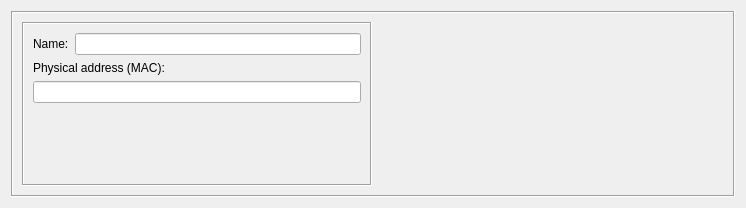
<?xml version="1.0" encoding="UTF-8"?>
<ui version="4.0">
 <class>PhysAddressDialog_q</class>
 <widget class="QWidget" name="PhysAddressDialog_q">
  <property name="enabled">
   <bool>true</bool>
  </property>
  <property name="geometry">
   <rect>
    <x>0</x>
    <y>0</y>
    <width>746</width>
    <height>208</height>
   </rect>
  </property>
  <property name="windowTitle">
   <string>physAddress</string>
  </property>
  <layout class="QGridLayout" name="gridLayout">
   <item row="0" column="0">
    <widget class="QFrame" name="frame7">
     <property name="frameShape">
      <enum>QFrame::Shape::Box</enum>
     </property>
     <property name="frameShadow">
      <enum>QFrame::Shadow::Sunken</enum>
     </property>
     <layout class="QGridLayout">
      <item row="0" column="0" rowspan="2">
       <widget class="QFrame" name="frame46">
        <property name="sizePolicy">
         <sizepolicy hsizetype="Fixed" vsizetype="Preferred">
          <horstretch>0</horstretch>
          <verstretch>0</verstretch>
         </sizepolicy>
        </property>
        <property name="minimumSize">
         <size>
          <width>350</width>
          <height>0</height>
         </size>
        </property>
        <property name="maximumSize">
         <size>
          <width>350</width>
          <height>16777215</height>
         </size>
        </property>
        <property name="frameShape">
         <enum>QFrame::Shape::Box</enum>
        </property>
        <property name="frameShadow">
         <enum>QFrame::Shadow::Sunken</enum>
        </property>
        <layout class="QGridLayout" name="gridLayout_2">
         <item row="0" column="0">
          <widget class="QLabel" name="textLabel1">
           <property name="text">
            <string>Name:</string>
           </property>
           <property name="wordWrap">
            <bool>false</bool>
           </property>
          </widget>
         </item>
         <item row="0" column="1">
          <widget class="QLineEdit" name="obj_name">
           <property name="sizePolicy">
            <sizepolicy hsizetype="Preferred" vsizetype="Fixed">
             <horstretch>200</horstretch>
             <verstretch>0</verstretch>
            </sizepolicy>
           </property>
           <property name="minimumSize">
            <size>
             <width>0</width>
             <height>0</height>
            </size>
           </property>
          </widget>
         </item>
         <item row="1" column="0" colspan="2">
          <widget class="QLabel" name="textLabel2_2">
           <property name="text">
            <string>Physical address (MAC):</string>
           </property>
           <property name="wordWrap">
            <bool>false</bool>
           </property>
          </widget>
         </item>
         <item row="2" column="0" colspan="2">
          <widget class="QLineEdit" name="pAddress">
           <property name="sizePolicy">
            <sizepolicy hsizetype="Preferred" vsizetype="Fixed">
             <horstretch>0</horstretch>
             <verstretch>0</verstretch>
            </sizepolicy>
           </property>
          </widget>
         </item>
         <item row="3" column="1">
          <spacer name="verticalSpacer">
           <property name="orientation">
            <enum>Qt::Orientation::Vertical</enum>
           </property>
           <property name="sizeHint" stdset="0">
            <size>
             <width>20</width>
             <height>70</height>
            </size>
           </property>
          </spacer>
         </item>
        </layout>
       </widget>
      </item>
      <item row="0" column="1">
       <widget class="CommentKeywords" name="commentKeywords" native="true">
        <property name="sizePolicy">
         <sizepolicy hsizetype="Expanding" vsizetype="Expanding">
          <horstretch>0</horstretch>
          <verstretch>0</verstretch>
         </sizepolicy>
        </property>
       </widget>
      </item>
     </layout>
    </widget>
   </item>
  </layout>
 </widget>
 <customwidgets>
  <customwidget>
   <class>CommentKeywords</class>
   <extends>QWidget</extends>
   <header>CommentKeywords.h</header>
   <container>1</container>
  </customwidget>
 </customwidgets>
 <tabstops>
  <tabstop>obj_name</tabstop>
  <tabstop>pAddress</tabstop>
 </tabstops>
 <resources>
  <include location="MainRes.qrc"/>
 </resources>
 <connections>
  <connection>
   <sender>obj_name</sender>
   <signal>editingFinished()</signal>
   <receiver>PhysAddressDialog_q</receiver>
   <slot>changed()</slot>
   <hints>
    <hint type="sourcelabel">
     <x>20</x>
     <y>20</y>
    </hint>
    <hint type="destinationlabel">
     <x>20</x>
     <y>20</y>
    </hint>
   </hints>
  </connection>
  <connection>
   <sender>pAddress</sender>
   <signal>editingFinished()</signal>
   <receiver>PhysAddressDialog_q</receiver>
   <slot>changed()</slot>
   <hints>
    <hint type="sourcelabel">
     <x>20</x>
     <y>20</y>
    </hint>
    <hint type="destinationlabel">
     <x>20</x>
     <y>20</y>
    </hint>
   </hints>
  </connection>
 </connections>
 <slots>
  <slot>changed()</slot>
 </slots>
</ui>
